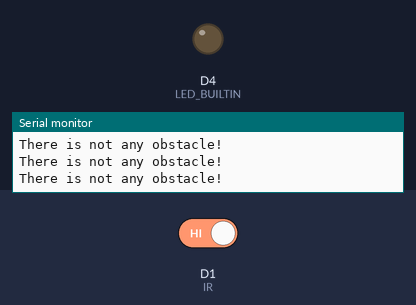
Bench run of a sketch on a simulated ESP8266 (NodeMCU). Parts: output pins drawn as LEDs (lit = HIGH, except the on-board LED, lit = LOW), the last lines printed to the serial monitor. Inputs (shaded band) come from the test bench; at power-on: D1 (IR) HIGH.

Above: at 1.8 s.
1.9 s: D1 (IR) driven LOW
At 3.2 s:
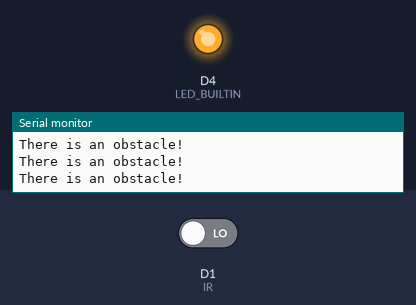
3.5 s: D1 (IR) driven HIGH
At 4.4 s:
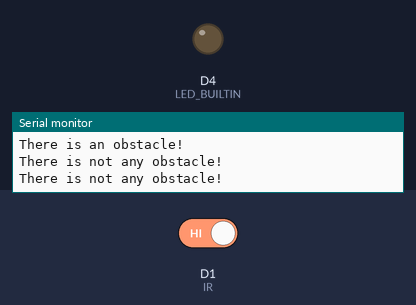
Timing chart, 0 to 6.5 s (numbered marks = the images above; inputs shaded):
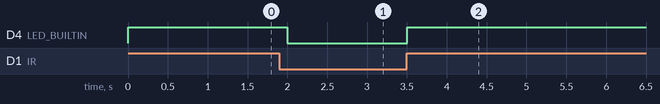

Measured:
- after the input at 1.9 s, D4 (LED_BUILTIN): HIGH → LOW after 0.10 s
- after the input at 3.5 s, D4 (LED_BUILTIN): LOW → HIGH at once

The sketch:

object_detection.ino
```cpp
#define IR D1
int detection = LOW;
void setup() {
  Serial.begin(9600);
  pinMode(LED_BUILTIN, OUTPUT);
  pinMode(IR, INPUT);
}

void loop() {
  detection = digitalRead(IR);
  if(detection==LOW){
  Serial.print("There is an obstacle!\n");
  digitalWrite(LED_BUILTIN, LOW);
  }
  else{
    Serial.print("There is not any obstacle!\n");
  digitalWrite(LED_BUILTIN, HIGH);
  }
  delay(500);

}
```
